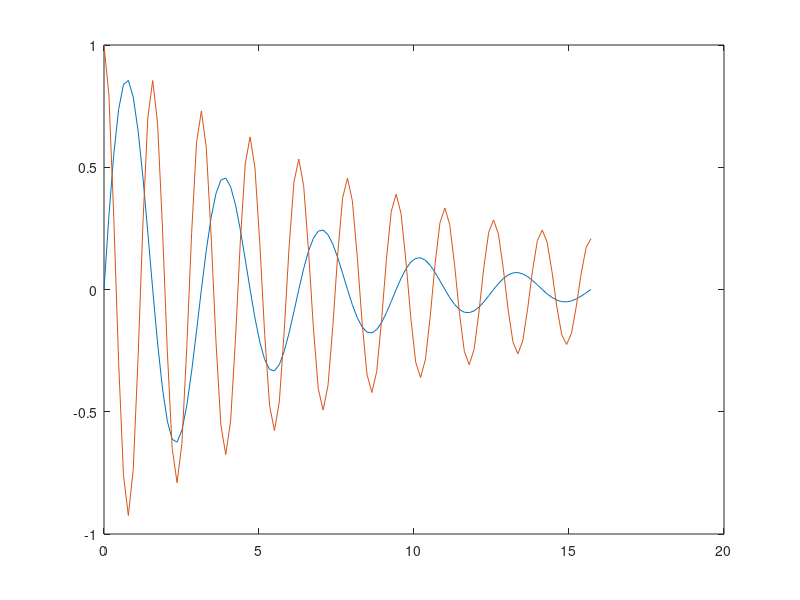

This chart was generated by the following MATLAB code: (Note: this script raises an error after producing the figure.)
a = @(x) exp(-0.2*x).*sin(2*x);
b = @(x) exp(-0.1*x).*cos(4*x);

x = 0:pi/20:5*pi;

figure; 
a = plot(x, a(x), 'DisplayName', 'function1');
hold on;
b = plot(x, b(x), 'DisplayName', 'function2' );
hold off;
a.Color = 'red';
a.LineStyle = ':';
a.LineWidth = 10;
b.Color = 'black';
b.LineStyle = '-';
b.LineWidth = 5;
legend show;
xlabel('x');
ylabel('Function value');
title('Quetion1');
handle = gcf
